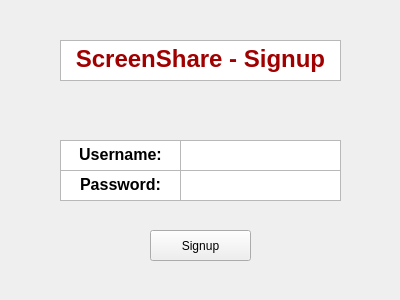
<?xml version="1.0" encoding="UTF-8"?>
<ui version="4.0">
 <class>signup_screen</class>
 <widget class="QWidget" name="signup_screen">
  <property name="geometry">
   <rect>
    <x>0</x>
    <y>0</y>
    <width>400</width>
    <height>300</height>
   </rect>
  </property>
  <property name="windowTitle">
   <string>Signup - Screenshare</string>
  </property>
  <widget class="QTextBrowser" name="username_text">
   <property name="geometry">
    <rect>
     <x>60</x>
     <y>140</y>
     <width>121</width>
     <height>31</height>
    </rect>
   </property>
   <property name="html">
    <string>&lt;!DOCTYPE HTML PUBLIC &quot;-//W3C//DTD HTML 4.0//EN&quot; &quot;http://www.w3.org/TR/REC-html40/strict.dtd&quot;&gt;
&lt;html&gt;&lt;head&gt;&lt;meta name=&quot;qrichtext&quot; content=&quot;1&quot; /&gt;&lt;style type=&quot;text/css&quot;&gt;
p, li { white-space: pre-wrap; }
&lt;/style&gt;&lt;/head&gt;&lt;body style=&quot; font-family:'MS Shell Dlg 2'; font-size:8.25pt; font-weight:400; font-style:normal;&quot;&gt;
&lt;p align=&quot;center&quot; style=&quot; margin-top:0px; margin-bottom:0px; margin-left:0px; margin-right:0px; -qt-block-indent:0; text-indent:0px;&quot;&gt;&lt;span style=&quot; font-size:12pt; font-weight:600;&quot;&gt;Username:&lt;/span&gt;&lt;/p&gt;&lt;/body&gt;&lt;/html&gt;</string>
   </property>
  </widget>
  <widget class="QTextBrowser" name="password_text">
   <property name="geometry">
    <rect>
     <x>60</x>
     <y>170</y>
     <width>121</width>
     <height>31</height>
    </rect>
   </property>
   <property name="html">
    <string>&lt;!DOCTYPE HTML PUBLIC &quot;-//W3C//DTD HTML 4.0//EN&quot; &quot;http://www.w3.org/TR/REC-html40/strict.dtd&quot;&gt;
&lt;html&gt;&lt;head&gt;&lt;meta name=&quot;qrichtext&quot; content=&quot;1&quot; /&gt;&lt;style type=&quot;text/css&quot;&gt;
p, li { white-space: pre-wrap; }
&lt;/style&gt;&lt;/head&gt;&lt;body style=&quot; font-family:'MS Shell Dlg 2'; font-size:8.25pt; font-weight:400; font-style:normal;&quot;&gt;
&lt;p align=&quot;center&quot; style=&quot; margin-top:0px; margin-bottom:0px; margin-left:0px; margin-right:0px; -qt-block-indent:0; text-indent:0px;&quot;&gt;&lt;span style=&quot; font-size:12pt; font-weight:600;&quot;&gt;Password:&lt;/span&gt;&lt;/p&gt;&lt;/body&gt;&lt;/html&gt;</string>
   </property>
  </widget>
  <widget class="QTextEdit" name="username_edit">
   <property name="geometry">
    <rect>
     <x>180</x>
     <y>140</y>
     <width>161</width>
     <height>31</height>
    </rect>
   </property>
  </widget>
  <widget class="QTextEdit" name="password_edit">
   <property name="geometry">
    <rect>
     <x>180</x>
     <y>170</y>
     <width>161</width>
     <height>31</height>
    </rect>
   </property>
  </widget>
  <widget class="QPushButton" name="signup_button">
   <property name="geometry">
    <rect>
     <x>150</x>
     <y>230</y>
     <width>101</width>
     <height>31</height>
    </rect>
   </property>
   <property name="text">
    <string>Signup</string>
   </property>
  </widget>
  <widget class="QTextBrowser" name="main_text">
   <property name="geometry">
    <rect>
     <x>60</x>
     <y>40</y>
     <width>281</width>
     <height>41</height>
    </rect>
   </property>
   <property name="html">
    <string>&lt;!DOCTYPE HTML PUBLIC &quot;-//W3C//DTD HTML 4.0//EN&quot; &quot;http://www.w3.org/TR/REC-html40/strict.dtd&quot;&gt;
&lt;html&gt;&lt;head&gt;&lt;meta name=&quot;qrichtext&quot; content=&quot;1&quot; /&gt;&lt;style type=&quot;text/css&quot;&gt;
p, li { white-space: pre-wrap; }
&lt;/style&gt;&lt;/head&gt;&lt;body style=&quot; font-family:'MS Shell Dlg 2'; font-size:8.25pt; font-weight:400; font-style:normal;&quot;&gt;
&lt;p align=&quot;center&quot; style=&quot; margin-top:0px; margin-bottom:0px; margin-left:0px; margin-right:0px; -qt-block-indent:0; text-indent:0px;&quot;&gt;&lt;span style=&quot; font-size:18pt; font-weight:600; color:#a10000;&quot;&gt;ScreenShare - Signup&lt;/span&gt;&lt;/p&gt;&lt;/body&gt;&lt;/html&gt;</string>
   </property>
  </widget>
 </widget>
 <resources/>
 <connections/>
</ui>
